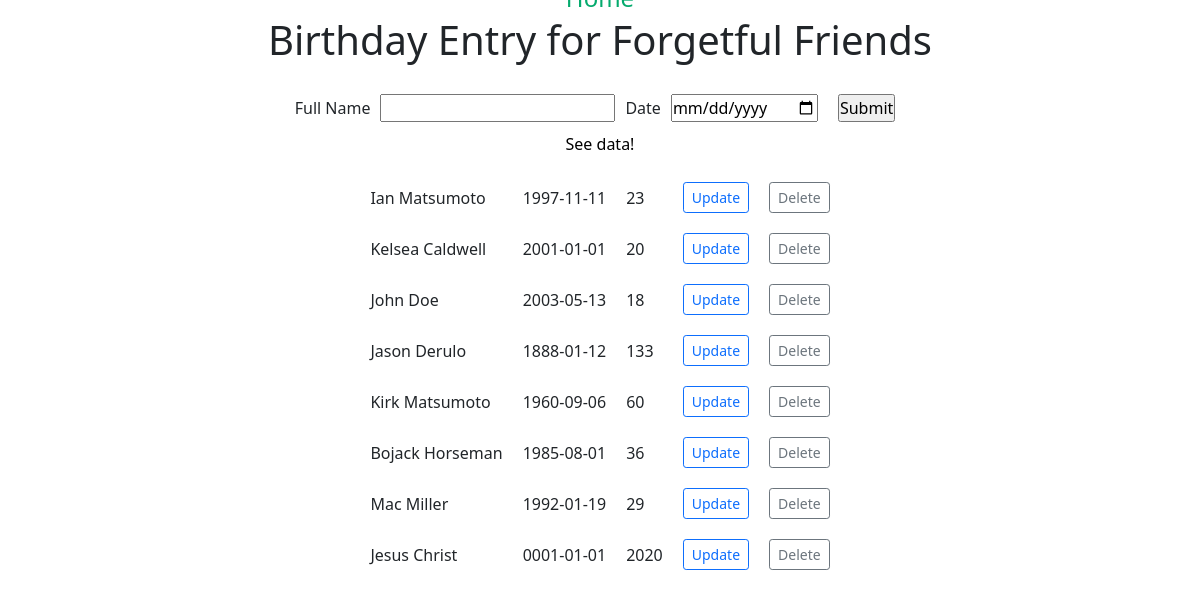
Before: / with the older database file.
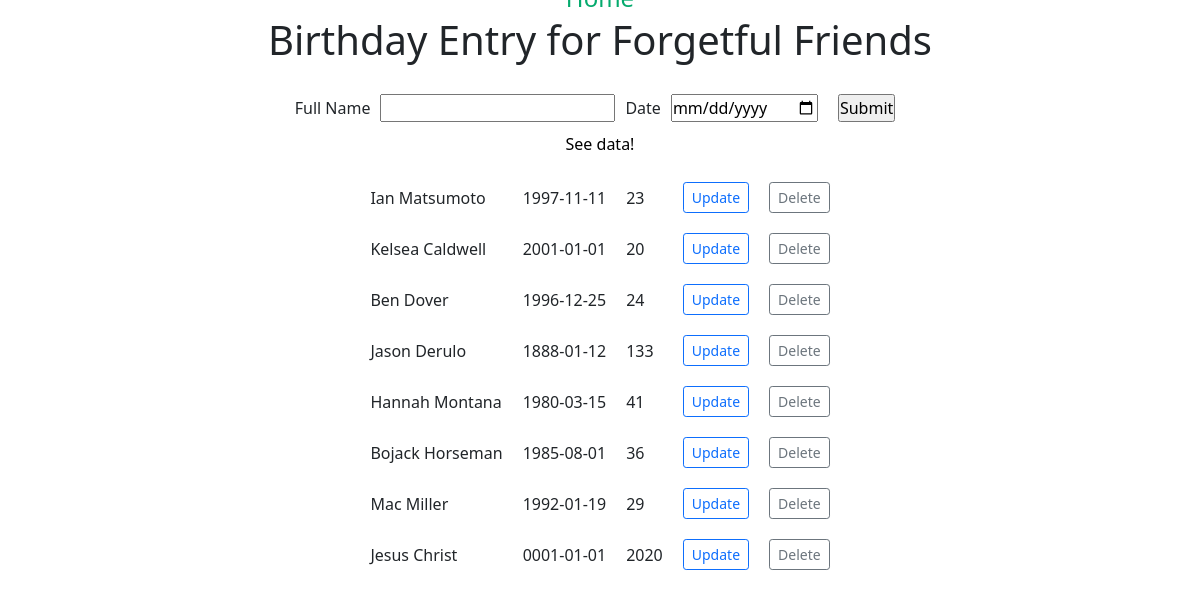
After: the same page with the newer database file.
### tables this page shows
CREATE TABLE birthdays (
	id integer PRIMARY KEY AUTOINCREMENT NOT NULL,
	name text NOT NULL UNIQUE,
	birthday text NOT NULL --YYYY-MM-DD
	--how to automatically calculate age from current date and birthday value?
);

### app.py (the view, shortened to what this page needs)
@app.route('/', methods=['GET', 'POST'])
def index():
	con = get_db_connect()
	c = con.cursor()
	form = BirthdayForm()
	with open('sql/fetch.sql') as f:
		c.execute(f.read())
		test = c.fetchall()
	con.commit()
	con.close()
	return render_template('index.html', form=form, test=test)

### app.py
class BirthdayForm(FlaskForm):
	birthdate = DateField('Date', validators=[DataRequired()])
	name = StringField('Full Name' , validators=[DataRequired()])
	submit = SubmitField('Submit')

### app.py (called while the page is built)
def get_db_connect():
	con = sqlite3.connect('database.db')
	return con

### templates/index.html (shortened to what this page needs)
{% extends 'base.html' %}
{% block content %}
<h1> Birthday Entry for Forgetful Friends </h1>
<form method='POST' action='/'>
	{{ form.name.label }}
	{{ form.name }}
	{{ form.birthdate.label }}
	{{ form.birthdate }}
	{{ form.submit }}
</form>
<p id="toggle"> See data! </p>
	<div id="data">
		<table>
			{% for i in test %}
			<tr>
				<td> {{ i[1] }} </td>
				<td> {{ i[2] }} </td>
				<td> {{ i[3] }} </td>
				<td> <a href='/update/{{i[0]}}' class="btn btn-sm btn-outline-primary"> Update </a> </td>
				<td> <a href='#' class='btn btn-sm btn-outline-secondary'> Delete </a> </td>
			</tr>
			{% endfor %}
		</table>
	</div>
{% endblock %}

### templates/base.html (shortened to what this page needs)
<!DOCTYPE html>
<html lang="en">
<head>
	<link rel="stylesheet" href = "{{ url_for('static', filename='css/base.css') }}">
	<link href="https://cdn.jsdelivr.net/npm/bootstrap@5.1.0/dist/css/bootstrap.min.css"
	      rel="stylesheet">
</head>
<body>
	<nav>
		<a id="home-btn" href="/"> Home </a>
	</nav>
	<div class="container">
		{% block content %}
		{% endblock %}
	</div>
</body>
</html>

### static/css/base.css (style rules this page uses)
* { margin: 0; padding: 0; box-sizing: border-box; }
body { display: flex; justify-content: center; align-items: center; flex-direction: column; height: 70vh; }
#home-btn { text-decoration: none; color: #04aa6d; font-size: 24px; margin-bottom: 50px; }
h1 { margin-bottom: 20px !important; display: flex; justify-content: center; }
form { display: flex; justify-content: center; align-items: center; }
#toggle { display: flex; justify-content: center; align-items: center; color: black !important; }
#data { display: flex; justify-content: center; align-items: center; flex-direction: column; }
input { margin: 10px !important; }
td { padding: 10px; }

Changed rows visible on the page:
changed birthdays: name "John Doe" → "Ben Dover"; birthday "2003-05-13" → "1996-12-25"; i "18" → "24"
changed birthdays: name "Kirk Matsumoto" → "Hannah Montana"; birthday "1960-09-06" → "1980-03-15"; i "60" → "41"
